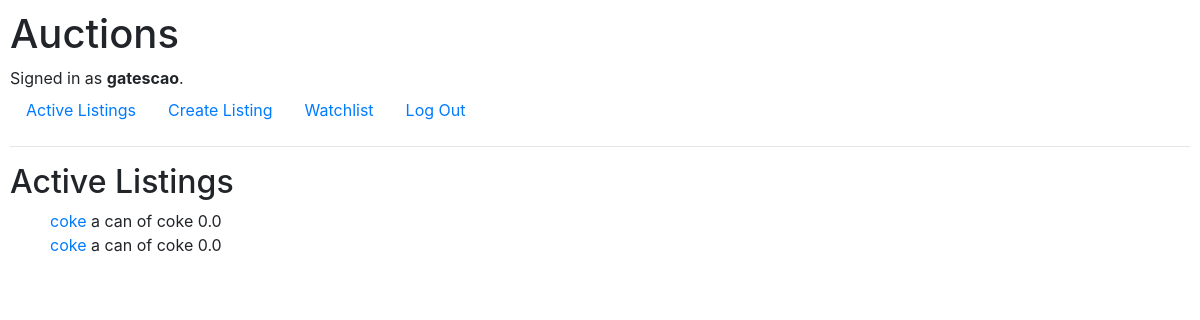
Screenshot of / (signed in) with the database file from the repository.
### auctions/models.py (models this page shows, shortened)
class User(AbstractUser):
    username = models.CharField(max_length=64, unique=True)
    email = models.EmailField(max_length=64, unique=True)
    password = models.CharField(max_length=64)

class Auction(models.Model):
    title = models.CharField(max_length=64)
    description = models.TextField(blank=True)
    bid = models.FloatField(blank=True, default=0)
    image = models.CharField(max_length=64, blank=True)
    category = models.CharField(max_length=16, blank=True)

### auctions/views.py (the view)
# urls.py: path("", views.index, name="index"),
def index(request):
    return render(request, "auctions/index.html", {
        "listings": Auction.objects.all()
    })

### auctions/templates/auctions/index.html
{% extends "auctions/layout.html" %}
{% block body %}
    <h2>Active Listings</h2>
    <ul>
        {% for listing in listings %}
        <div>
            <p2><a href="{% url 'listing' auction_id=listing.id %}">{{ listing.title }}</a></p2>
            <p2>{{ listing.description }}</p2>
            <p2>{{ listing.bid }}</p2>
        </div>
        {% endfor %}
    </ul>
{% endblock %}

### auctions/templates/auctions/layout.html (shortened to what this page needs)
{% load static %}
<!DOCTYPE html>
<html lang="en">
    <head>
        <link rel="stylesheet" href="https://stackpath.bootstrapcdn.com/bootstrap/4.4.1/css/bootstrap.min.css">
        <link href="{% static 'auctions/styles.css' %}" rel="stylesheet">
    </head>
    <body>
        <h1>Auctions</h1>
        <div>
            {% if user.is_authenticated %}
                Signed in as <strong>{{ user.username }}</strong>.
            {% else %}
                Not signed in.
            {% endif %}
        </div>
        <ul class="nav">
            <li class="nav-item">
                <a class="nav-link" href="{% url 'index' %}">Active Listings</a>
            </li>
            {% if user.is_authenticated %}
                <li class="nav-item">
                    <a class="nav-link" href="{% url 'create' %}">Create Listing</a>
                </li>
                <li class="nav-item">
                    <a class="nav-link" href="{% url 'watch' %}">Watchlist</a>
                </li>
                <li class="nav-item">
                    <a class="nav-link" href="{% url 'logout' %}">Log Out</a>
                </li>
            {% endif %}
        </ul>
        <hr>
        {% block body %}
        {% endblock %}
    </body>
</html>

### auctions/static/auctions/styles.css (style rules this page uses)
body { padding: 10px; }

### rows the page displays
User: username "gatescao"
Auction: title "coke", description "a can of coke", bid "0.0"
Auction: title "coke", description "a can of coke", bid "0.0"
